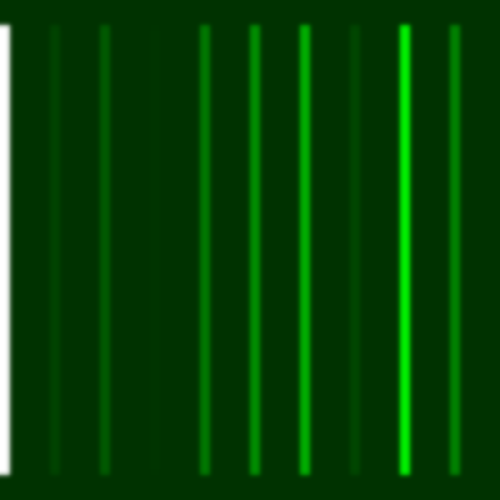
Frame 1 (no input)
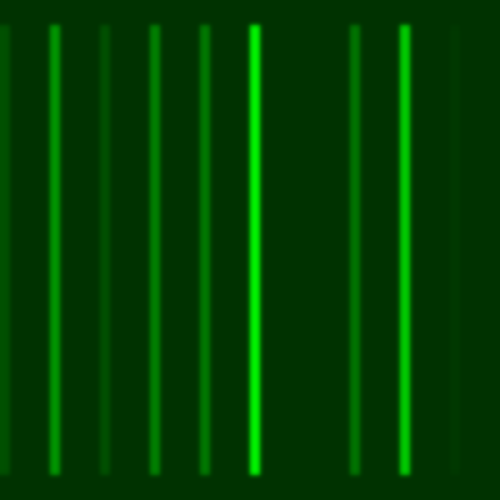
Frame 60 (the mouse pressed at the canvas centre just before this capture)
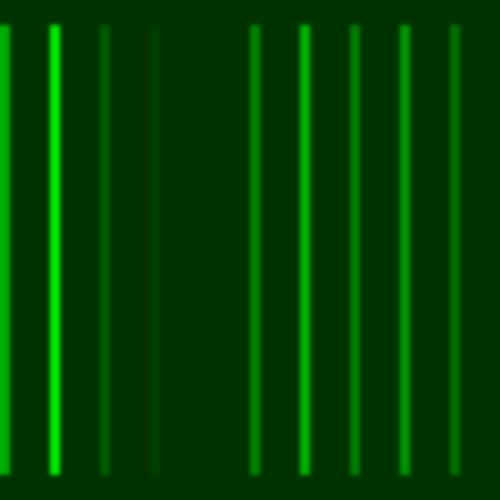
Frame 120 (the mouse held since frame 60 and released just before this capture)

The Processing sketch that drew these frames (run headless with seeded random() and noise(); from frame 60 on, the mouse is pressed at the canvas centre):

// Processing sketch: processing_141952
// ── processing_141952.pde

void setup() {
  size(500, 500);
}

void draw() {
  background(0, 50, 0);
  noStroke();
  rect(mouseX, 25, 10, 450);
  fill(0, random(50, 255), 0);
  rect(mouseX -50, 25, 10, 450);
  fill(0, random(50, 255), 0);
  rect(mouseX -100, 25, 10, 450);
  fill(0, random(50, 255), 0);
  rect(mouseX -150, 25, 10, 450);
  fill(0, random(50, 255), 0);
  rect(mouseX -200, 25, 10, 450);
  fill(0, random(50, 255), 0);
  rect(mouseX -250, 25, 10, 450);
  fill(0, random(50, 255), 0);
  rect(mouseX -300, 25, 10, 450);
  fill(0, random(50, 255), 0);
  rect(mouseX -350, 25, 10, 450);
  fill(0, random(50, 255), 0);
  rect(mouseX -400, 25, 10, 450);
  fill(0, random(50, 255), 0);
  rect(mouseX -450, 25, 10, 450);
  fill(0, random(50, 255), 0);
  rect(mouseX+50, 25, 10, 450);
  fill(0, random(50, 255), 0);
  rect(mouseX+100, 25, 10, 450);
  fill(0, random(50, 255), 0);
  rect(mouseX+150, 25, 10, 450);
  fill(0, random(50, 255), 0);
  rect(mouseX+200, 25, 10, 450);
  fill(0, random(50, 255), 0);
  rect(mouseX+250, 25, 10, 450);
  fill(0, random(50, 255), 0);
  rect(mouseX+300, 25, 10, 450);
  fill(0, random(50, 255), 0);
  rect(mouseX+350, 25, 10, 450);
  fill(0, random(50, 255), 0);
  rect(mouseX+400, 25, 10, 450);
  fill(0, random(50, 255), 0);
  rect(mouseX+450, 25, 10, 450);
  fill(0, random(50, 255), 0);
  filter(BLUR, 2);
}
